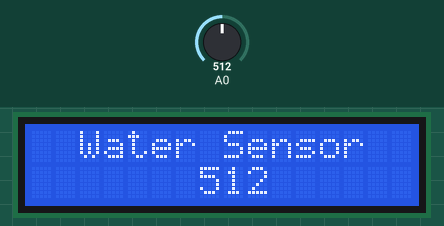
Recording of a sketch running on a simulated Arduino Uno, built with avr-gcc and run on an emulated ATmega328P. On the bench: 16×2 character LCD. The test bench sets the inputs (shaded band); at power-on: A0 = 512.

Above: at 1.2 s.
1.3 s: A0 set to 716
At 2.5 s:
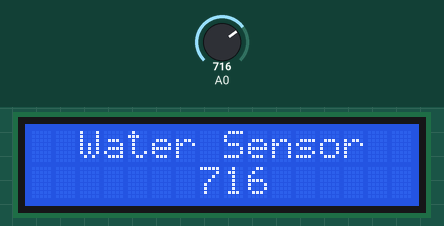
2.8 s: A0 set to 900
At 3.7 s:
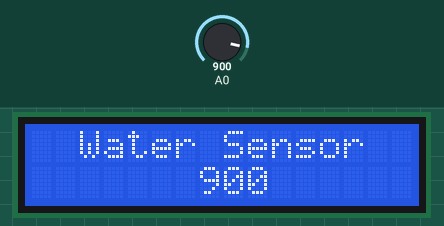
4.3 s: A0 set to 1023
At 4.7 s:
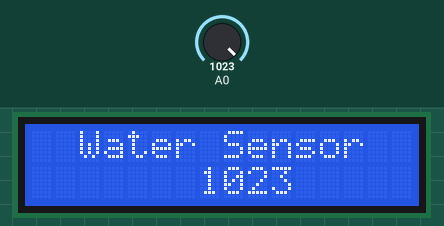
Timing chart, 0 to 7.3 s (numbered marks = the images above; inputs shaded):
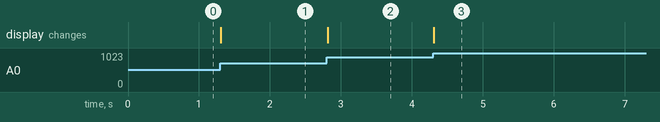

Measured:
- after the input at 1.3 s, the display: changes at once (image 1)
- after the input at 2.8 s, the display: changes at once (image 2)
- after the input at 4.3 s, the display: changes at once (image 3)

The sketch:

WaterLevelwLCD.ino
```cpp
#include <LiquidCrystal_I2C.h>

LiquidCrystal_I2C lcd(0x27, 16, 2);

void setup() {
  lcd.init();       // initialize the LCD
  lcd.clear();      // clear the LCD display
  lcd.backlight();  // Make sure backlight is on
  Serial.begin(9600);  // Start serial communication at 9600 baud rate

  // Print a message on both lines of the LCD.
  lcd.setCursor(2, 0);  //Set cursor to character 2 on line 0
  lcd.print("Water Sensor");
}

void loop() {
  int value = analogRead(A0);  // Reading the analog value from pin A0
  lcd.setCursor(7, 1);
  lcd.print(value);  // Read the analog value of the sensor and print it to the serial monitor
  lcd.print("   "); // Displaying empty spaces to clear previous characters
}
```
